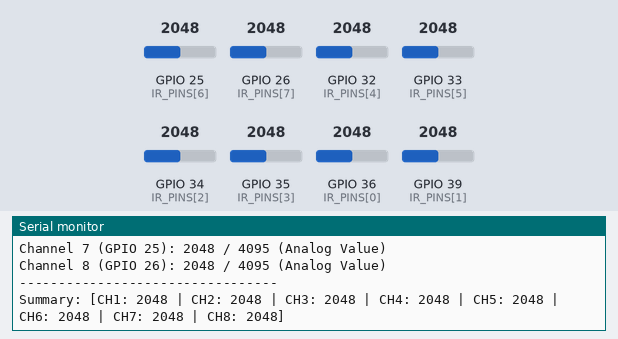
Simulated run of this sketch. Board: ESP32. Shown: the last lines printed to the serial monitor. The inputs (shaded band) are chosen by the test bench; at power-on: GPIO 25 (IR_PINS[6]) = 2048, GPIO 26 (IR_PINS[7]) = 2048, GPIO 32 (IR_PINS[4]) = 2048, GPIO 33 (IR_PINS[5]) = 2048, GPIO 34 (IR_PINS[2]) = 2048, GPIO 35 (IR_PINS[3]) = 2048, GPIO 36 (IR_PINS[0]) = 2048, GPIO 39 (IR_PINS[1]) = 2048.

Above: at 2.2 s.
2.3 s: GPIO 25 (IR_PINS[6]) set to 1065
At 2.44 s:
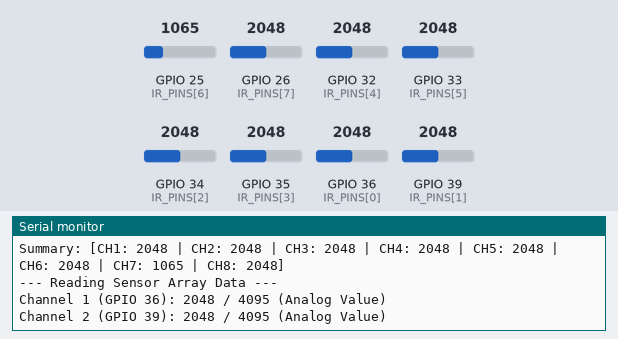
5.3 s: GPIO 25 (IR_PINS[6]) set to 958
At 5.86 s:
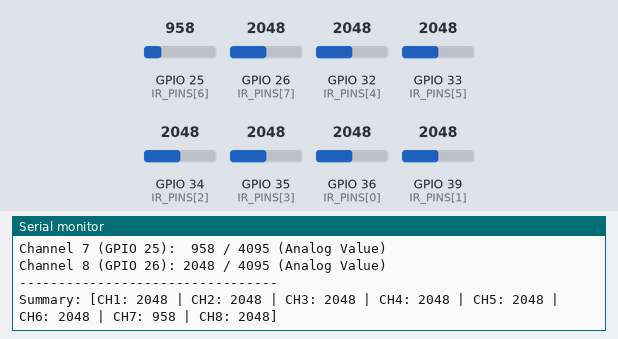
Timing chart, 0 to 8.3 s (numbered marks = the images above; inputs shaded):
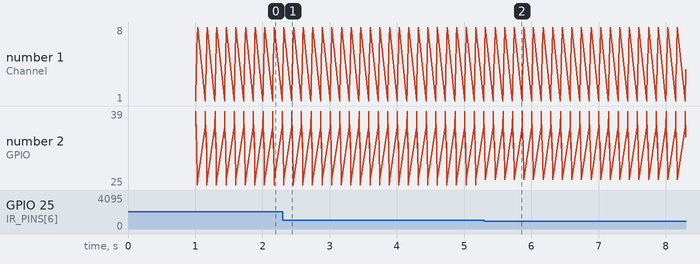

Measured:
- the behaviour switches between 1000 and 999 on GPIO 25 (IR_PINS[6]) (found by bisection; images 1 and 2)
- after the input at 2.3 s, the serial monitor: prints a new line at once (image 1)
- after the input at 5.3 s, the serial monitor: prints a new line at once (image 2)

The sketch:

ESP32_IR_Array_Reader.ino
```cpp
// This code is designed to run on an ESP32 using the Arduino framework (e.g., PlatformIO or Arduino IDE).

// Define the GPIO pins connected to the ANALOG O/P header of your IR array module.
// IMPORTANT: ESP32 only has ADC capabilities on specific pins (GPIO 32-39 are generally safest).
// Connect the 8 Analog O/P pins from your module to these pins on the ESP32.
const int NUM_CHANNELS = 8;
const int IR_PINS[NUM_CHANNELS] = {
  36, // ADC1_CH0 (VP) - Analog Channel 1
  39, // ADC1_CH3 (VN) - Analog Channel 2
  34, // ADC1_CH6 - Analog Channel 3
  35, // ADC1_CH7 - Analog Channel 4
  32, // ADC1_CH4 - Analog Channel 5
  33, // ADC1_CH5 - Analog Channel 6
  25, // ADC2_CH8 - Analog Channel 7
  26  // ADC2_CH9 - Analog Channel 8
};

// The ESP32 ADC resolution is 12-bit (0-4095).
const int ADC_MAX_VALUE = 4095;

void setup() {
  // Initialize the Serial Monitor for output
  Serial.begin(115200);
  delay(1000);
  Serial.println("ESP32 8-Channel IR Array Reader Initialized.");
  Serial.println("-------------------------------------------");

  // Since we are reading analog inputs, setting pin modes is often unnecessary
  // in the Arduino framework for ESP32, but it's good practice for clarity.
  for (int i = 0; i < NUM_CHANNELS; i++) {
    // pinMode(IR_PINS[i], INPUT); // Input mode is the default for analogRead
  }
}

void loop() {
  // Array to store the readings
  int ir_readings[NUM_CHANNELS];

  // Header
  Serial.println("\n--- Reading Sensor Array Data ---");

  // Read each sensor
  for (int i = 0; i < NUM_CHANNELS; i++) {
    // Read the raw analog value from the specified GPIO pin
    int raw_value = analogRead(IR_PINS[i]);
    ir_readings[i] = raw_value;

    // Print the result for the current channel
    Serial.printf("Channel %d (GPIO %d): %4d / %d (Analog Value)\n",
                  i + 1, IR_PINS[i], raw_value, ADC_MAX_VALUE);
  }

  // Footer and Summary
  Serial.println("---------------------------------");

  // Print a concise summary of the current readings
  Serial.print("Summary: [");
  for (int i = 0; i < NUM_CHANNELS; i++) {
    Serial.printf("CH%d: %d", i + 1, ir_readings[i]);
    if (i < NUM_CHANNELS - 1) {
      Serial.print(" | ");
    }
  }
  Serial.println("]");

  // Wait before taking the next set of readings (Read every 100 milliseconds)
  delay(100);
}
```
